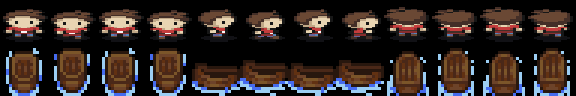

A 2D game scene composited from a Tiled map and its tileset images. What follows is a short description and the map's XML, with every tile layer's data as written:
An orthogonal 12x2 tile map with 48x48 px tiles, 1 tile layer (Tile Layer 1), 3 tilesets.

<map version="1.2" tiledversion="1.3.3" orientation="orthogonal" renderorder="right-down" width="12" height="2" tilewidth="48" tileheight="48" infinite="0" nextlayerid="2" nextobjectid="1">
 <tileset firstgid="1" name="personajes48" tilewidth="48" tileheight="48" tilecount="864" columns="27">
  <image source="../img/personajes48.png" width="1296" height="1536" />
 </tileset>
 <tileset firstgid="865" name="character48p" tilewidth="48" tileheight="48" tilecount="136" columns="17">
  <image source="../img/character48p.png" width="816" height="384" />
 </tileset>
 <tileset firstgid="1001" name="vehiculos48" tilewidth="48" tileheight="48" tilecount="72" columns="18">
  <image source="../img/vehiculos48.png" width="864" height="192" />
 </tileset>
 <layer id="1" name="Tile Layer 1" width="12" height="2">
  <data encoding="csv">
865,866,867,868,882,883,884,885,899,900,901,902,
1037,1038,1037,1038,1055,1056,1055,1056,1001,1002,1001,1002
</data>
 </layer>
</map>
